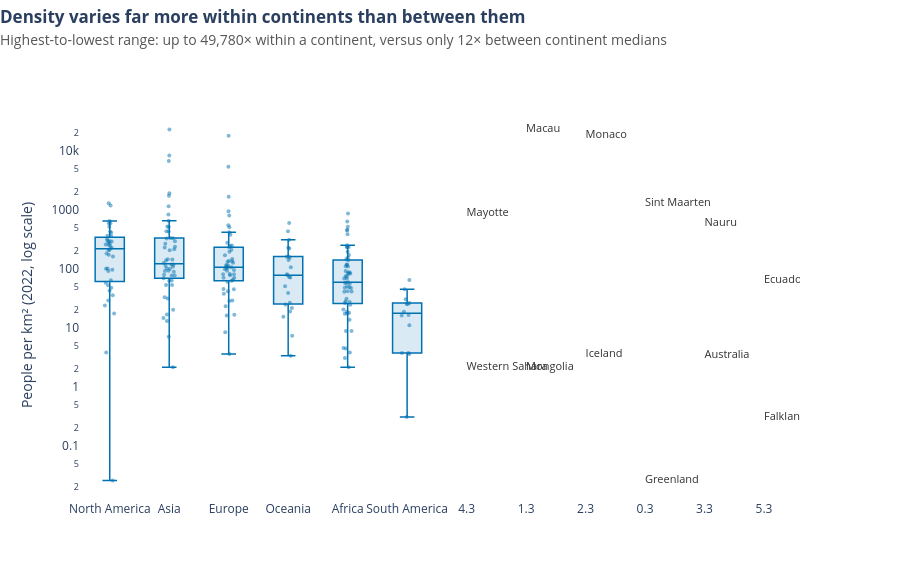

The notebook cell this image was saved under:
### Markdown cell above
**Chart choice & justification:** A **box plot with every country overlaid as a dot, on a log axis**, because the question asks for the spread within and across continents, which a box plot shows (median, middle 50 %, outliers) while the dots keep individual countries visible. Density spans five orders of magnitude, so a log scale is needed; continents are sorted by median and the densest and sparsest country in each is labelled.

### Code cell
# Q4 — box plot of population density by continent (log scale), with all countries as points
med = df.groupby('Continent')['Density'].median().sort_values(ascending=False)
order = med.tolist() and med.index.tolist()
rng = df.groupby('Continent')['Density'].agg(lambda s: s.max() / s.min())

fig = px.box(df, x='Continent', y='Density', points='all', hover_name='Country', log_y=True,
             category_orders={'Continent': order}, color_discrete_sequence=['#0072B2'], template='plotly_white')
fig.update_traces(marker=dict(size=4, opacity=0.5), fillcolor='rgba(0,114,178,0.15)',
                  line=dict(width=1.5), jitter=0.4, pointpos=0)

# labels for the densest / sparsest country per continent, placed beside each box (x as category index)
ext = pd.concat([df.loc[df.groupby('Continent')['Density'].idxmax()],
                 df.loc[df.groupby('Continent')['Density'].idxmin()]])
fig.add_scatter(x=[order.index(c) + 0.3 for c in ext['Continent']], y=ext['Density'], mode='text',
                text=ext['Country'], textposition='middle right', textfont=dict(size=11, color='#333'),
                showlegend=False, hoverinfo='skip')

fig.update_layout(title=insight_title(f"Density varies far more within continents than between them",
                                      f"Highest-to-lowest range: up to {rng.max():,.0f}× within a continent, "
                                      f"versus only {med.max()/med.min():.0f}× between continent medians"),
                  showlegend=False, height=580, margin=dict(t=110, r=100), xaxis_title=None,
                  yaxis_title='People per km² (2022, log scale)')
fig.update_xaxes(showgrid=False); fig.update_yaxes(showgrid=False)
fig.show()

### Figure 1 — Plotly figure (JSON) as saved in the notebook; plotly's stock layout.template omitted (floating-point values rounded to 4 significant figures; data arrays with more than 128 entries replaced by an {"elided": "..."} marker saying what was removed)
{"data": [{"alignmentgroup": "True", "boxpoints": "all", "fillcolor": "rgba(0,114,178,0.15)", "hovertemplate": "<b>%{hovertext}</b><br><br>Continent=%{x}<br>Density=%{y}<extra></extra>", "hovertext": {"elided": "234 str values"}, "jitter": 0.4, "legendgroup": "", "line": {"width": 1.5}, "marker": {"color": "#0072B2", "opacity": 0.5, "size": 4}, "name": "", "notched": false, "offsetgroup": "", "orientation": "v", "pointpos": 0, "showlegend": false, "type": "box", "x": {"elided": "234 str values"}, "x0": " ", "xaxis": "x", "y": {"elided": "234 float values"}, "y0": " ", "yaxis": "y"}, {"hoverinfo": "skip", "mode": "text", "showlegend": false, "text": ["Mayotte", "Macau", "Monaco", "Sint Maarten", "Nauru", "Ecuador", "Western Sahara", "Mongolia", "Iceland", "Greenland", "Australia", "Falkland Islands"], "textfont": {"color": "#333", "size": 11}, "textposition": "middle right", "type": "scatter", "x": [4.3, 1.3, 2.3, 0.3, 3.3, 5.3, 4.3, 1.3, 2.3, 0.3, 3.3, 5.3], "y": [871.9, 23170.0, 18230.0, 1299.0, 603.2, 65.02, 2.165, 2.173, 3.62, 0.0261, 3.403, 0.3105]}], "layout": {"boxmode": "group", "height": 580, "legend": {"tracegroupgap": 0}, "margin": {"r": 100, "t": 110}, "showlegend": false, "title": {"text": "<b>Density varies far more within continents than between them</b><br><span style='font-size:14px;color:#555'>Highest-to-lowest range: up to 49,780× within a continent, versus only 12× between continent medians</span>", "x": 0, "xanchor": "left", "y": 0.96, "yanchor": "top"}, "xaxis": {"anchor": "y", "categoryarray": ["North America", "Asia", "Europe", "Oceania", "Africa", "South America"], "categoryorder": "array", "domain": [0, 1], "showgrid": false, "title": {}}, "yaxis": {"anchor": "x", "domain": [0, 1], "showgrid": false, "title": {"text": "People per km² (2022, log scale)"}, "type": "log"}}}
